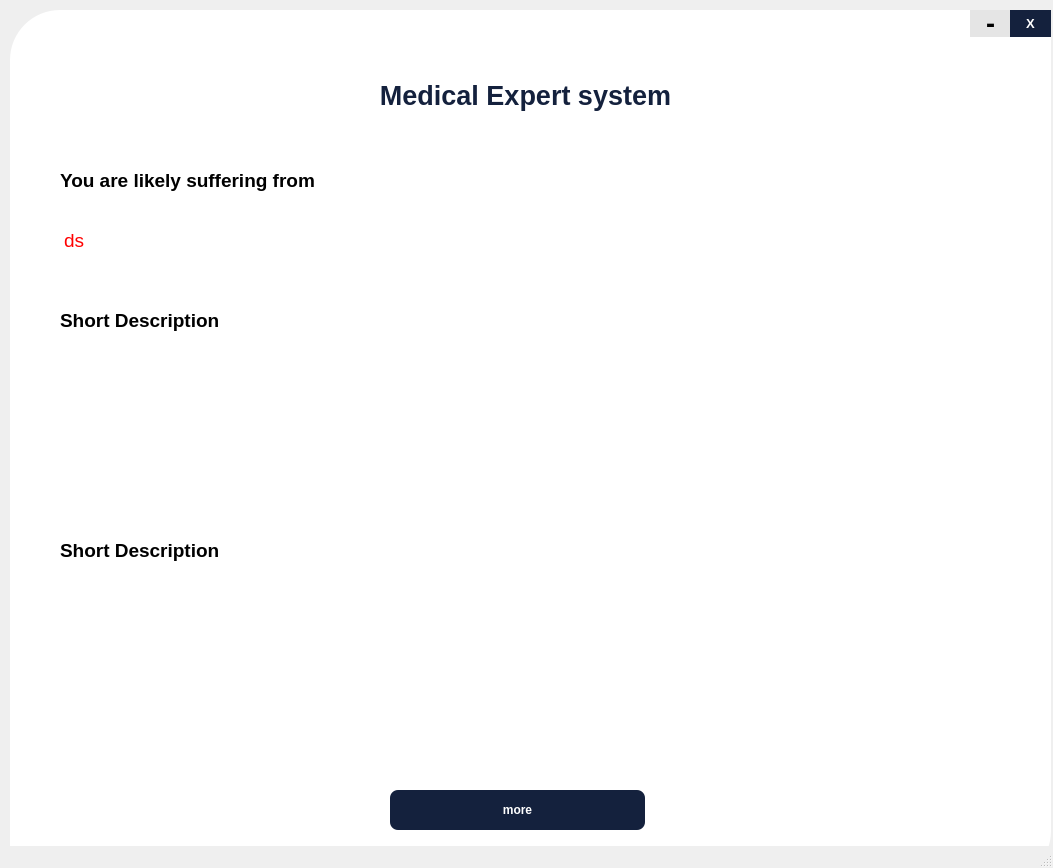
<?xml version="1.0" encoding="UTF-8"?>
<ui version="4.0">
    <class>MainWindow</class>
    <widget class="QMainWindow" name="MainWindow">
        <property name="geometry">
            <rect>
                <x>50</x>
                <y>0</y>
                <width>1053</width>
                <height>868</height>
            </rect>
        </property>
        <property name="windowTitle">
            <string>MainWindow</string>
        </property>
        <widget class="QWidget" name="centralwidget">
            <widget class="QLabel" name="label_7">
                <property name="geometry">
                    <rect>
                        <x>10</x>
                        <y>10</y>
                        <width>1041</width>
                        <height>871</height>
                    </rect>
                </property>
                <property name="styleSheet">
                    <string notr="true">
                        background-color:rgb(255,255,255);
                        border-bottom-right-radius:50px;
                        border-top-left-radius:50px;
                    </string>
                </property>
                <property name="text">
                    <string/>
                </property>
            </widget>
            <widget class="QPushButton" name="min_butto_2">
                <property name="geometry">
                    <rect>
                        <x>970</x>
                        <y>10</y>
                        <width>41</width>
                        <height>27</height>
                    </rect>
                </property>
                <property name="font">
                    <font>
                        <pointsize>20</pointsize>
                        <weight>75</weight>
                        <bold>true</bold>
                    </font>
                </property>
                <property name="cursor">
                    <cursorShape>PointingHandCursor</cursorShape>
                </property>
                <property name="styleSheet">
                    <string notr="true">
                        QPushButton{

                        border-radius: 13.5px;
                        background:#e5e5e5;
                        color: #000;

                        }
                        QPushButton:hover{
                        background-color:#06d6a0;
                        color:#fff;
                        }
                        QPushButton:pressed{
                        padding-top:5px;
                        padding-left:5px;
                        }

                    </string>
                </property>
                <property name="text">
                    <string>-</string>
                </property>
            </widget>
            <widget class="QPushButton" name="cls_button_2">
                <property name="geometry">
                    <rect>
                        <x>1010</x>
                        <y>10</y>
                        <width>41</width>
                        <height>27</height>
                    </rect>
                </property>
                <property name="font">
                    <font>
                        <pointsize>10</pointsize>
                        <weight>75</weight>
                        <bold>true</bold>
                    </font>
                </property>
                <property name="cursor">
                    <cursorShape>PointingHandCursor</cursorShape>
                </property>
                <property name="styleSheet">
                    <string notr="true">
                        QPushButton{

                        border-radius: 13.5px;
                        background:#14213d;
                        color: #fff;

                        }
                        QPushButton:hover{
                        background-color:#e63946;
                        }
                        QPushButton:pressed{
                        padding-top:5px;
                        padding-left:5px;
                        }

                    </string>
                </property>
                <property name="text">
                    <string>X</string>
                </property>
            </widget>
            <widget class="QLabel" name="label_8">
                <property name="geometry">
                    <rect>
                        <x>10</x>
                        <y>40</y>
                        <width>1031</width>
                        <height>111</height>
                    </rect>
                </property>
                <property name="font">
                    <font>
                        <pointsize>20</pointsize>
                        <weight>75</weight>
                        <bold>true</bold>
                    </font>
                </property>
                <property name="styleSheet">
                    <string notr="true">color:rgb(20, 33, 61);</string>
                </property>
                <property name="text">
                    <string>Medical Expert system</string>
                </property>
                <property name="alignment">
                    <set>Qt::AlignCenter</set>
                </property>
                <property name="wordWrap">
                    <bool>true</bool>
                </property>
            </widget>
            <widget class="QLabel" name="label_9">
                <property name="geometry">
                    <rect>
                        <x>60</x>
                        <y>150</y>
                        <width>771</width>
                        <height>61</height>
                    </rect>
                </property>
                <property name="font">
                    <font>
                        <family>MS Shell Dlg 2</family>
                        <pointsize>14</pointsize>
                        <weight>75</weight>
                        <bold>true</bold>
                    </font>
                </property>
                <property name="text">
                    <string>You are likely suffering from </string>
                </property>
            </widget>
            <widget class="QLabel" name="disease_id">
                <property name="geometry">
                    <rect>
                        <x>64</x>
                        <y>215</y>
                        <width>241</width>
                        <height>51</height>
                    </rect>
                </property>
                <property name="font">
                    <font>
                        <pointsize>14</pointsize>
                        <weight>50</weight>
                        <bold>false</bold>
                    </font>
                </property>
                <property name="styleSheet">
                    <string notr="true">color:red;</string>
                </property>
                <property name="text">
                    <string>ds</string>
                </property>
            </widget>
            <widget class="QLabel" name="label_11">
                <property name="geometry">
                    <rect>
                        <x>60</x>
                        <y>290</y>
                        <width>771</width>
                        <height>61</height>
                    </rect>
                </property>
                <property name="font">
                    <font>
                        <family>MS Shell Dlg 2</family>
                        <pointsize>14</pointsize>
                        <weight>75</weight>
                        <bold>true</bold>
                    </font>
                </property>
                <property name="text">
                    <string>Short Description</string>
                </property>
            </widget>
            <widget class="QLabel" name="desc">
                <property name="geometry">
                    <rect>
                        <x>60</x>
                        <y>390</y>
                        <width>961</width>
                        <height>321</height>
                    </rect>
                </property>
                <property name="font">
                    <font>
                        <family>MS Shell Dlg 2</family>
                        <pointsize>14</pointsize>
                        <weight>75</weight>
                        <bold>true</bold>
                    </font>
                </property>
                <property name="text">
                    <string>Short Description</string>
                </property>
            </widget>
            <widget class="QPushButton" name="more">
                <property name="geometry">
                    <rect>
                        <x>390</x>
                        <y>790</y>
                        <width>255</width>
                        <height>40</height>
                    </rect>
                </property>
                <property name="font">
                    <font>
                        <pointsize>9</pointsize>
                        <weight>75</weight>
                        <bold>true</bold>
                    </font>
                </property>
                <property name="cursor">
                    <cursorShape>PointingHandCursor</cursorShape>
                </property>
                <property name="styleSheet">
                    <string notr="true">QPushButton{
                        border-radius: 8px;
                        background:#14213d;
                        height: 30px;
                        color: #fff;

                        }
                        QPushButton:hover{
                        background-color:rgb(0,0,0);
                        }
                        QPushButton:pressed{
                        padding-top:5px;
                        padding-left:5px;
                        }

                    </string>
                </property>
                <property name="text">
                    <string>more</string>
                </property>
            </widget>

        </widget>
        <widget class="QStatusBar" name="statusbar"/></widget>
    <resources/>
    <connections/>
</ui>
